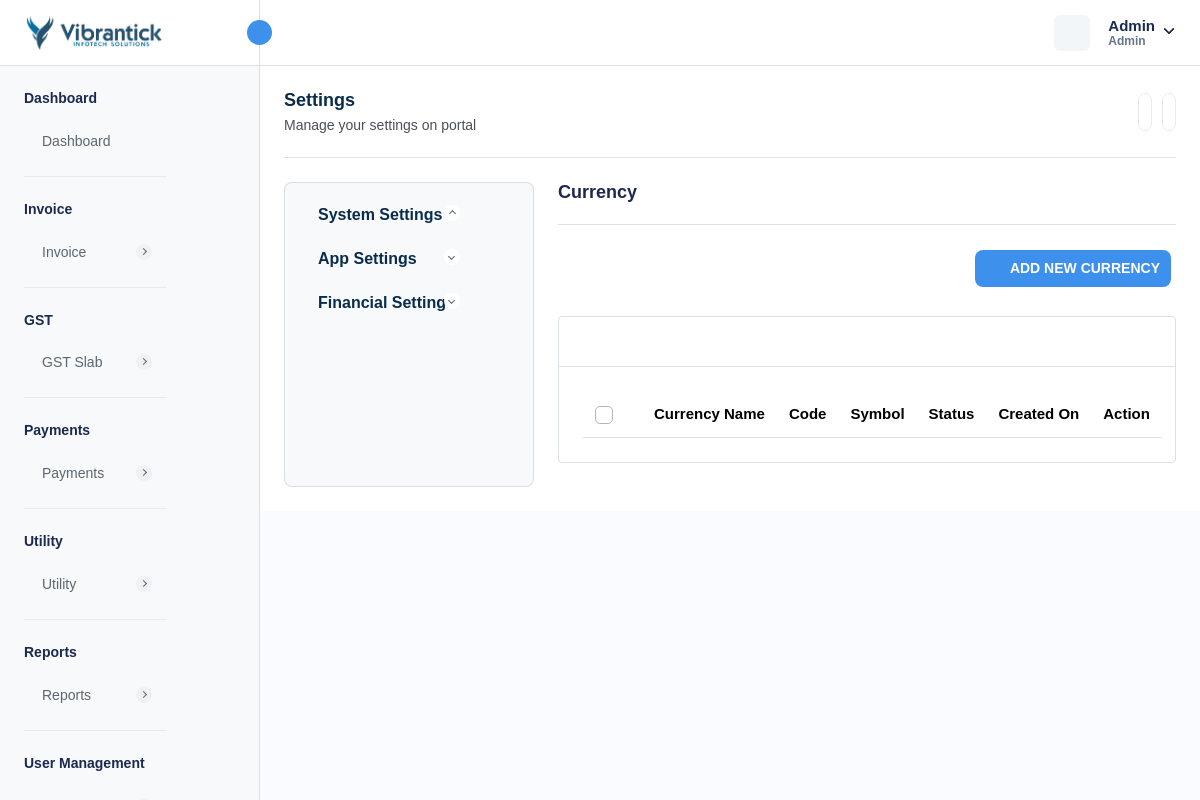
Before: /currency-settings.php (signed in) with the older database file.
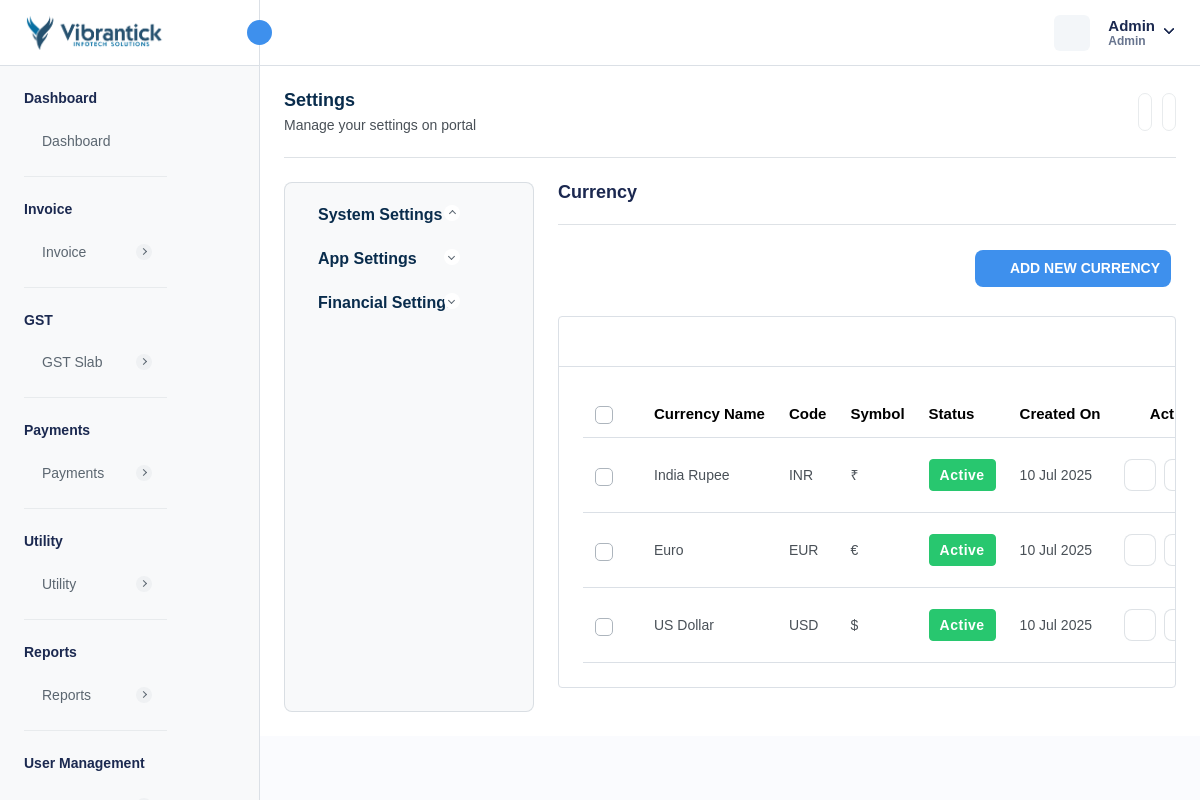
After: the same page with the newer database file.
### tables this page shows
CREATE TABLE `company_settings` (
  `company_id` int NOT NULL AUTO_INCREMENT,
  `company_name` varchar(255) DEFAULT NULL,
  `company_email` varchar(255) DEFAULT NULL,
  `company_phone` varchar(20) DEFAULT NULL,
  `company_website` varchar(255) DEFAULT NULL,
  `company_logo` varchar(255) DEFAULT NULL,
  `favicon` varchar(255) DEFAULT NULL,
  `address` text,
  `country` varchar(100) DEFAULT NULL,
  `state` varchar(100) DEFAULT NULL,
  `city` varchar(100) DEFAULT NULL,
  `postal_code` varchar(20) DEFAULT NULL,
  `created_at` timestamp NULL DEFAULT CURRENT_TIMESTAMP,
  `updated_at` timestamp NULL DEFAULT CURRENT_TIMESTAMP ON UPDATE CURRENT_TIMESTAMP,
  PRIMARY KEY (`company_id`)
);

CREATE TABLE `currency` (
  `currency_id` int NOT NULL AUTO_INCREMENT,
  `currency_name` varchar(255) DEFAULT NULL,
  `currency_code` varchar(45) DEFAULT NULL,
  `currency_symbol` varchar(45) DEFAULT NULL,
  `currency_rate` decimal(10,2) DEFAULT NULL,
  `created_at` timestamp NULL DEFAULT CURRENT_TIMESTAMP,
  `updated_at` timestamp NULL DEFAULT NULL,
  `is_active` int DEFAULT '1',
  PRIMARY KEY (`currency_id`)
);

### currency-settings.php (the view, shortened to what the rows shown need)
<?php
require "./database/config.php";
try {
    $stmtFetch = $db->prepare("SELECT * FROM currency");
    $stmtFetch->execute();
    $currencies = $stmtFetch->get_result()->fetch_all(MYSQLI_ASSOC);
    $stmtFetchCompanySettings = $db->prepare("SELECT * FROM company_settings");
    $stmtFetchCompanySettings->execute();
    $companySettings = $stmtFetchCompanySettings->get_result()->fetch_array(MYSQLI_ASSOC);
} catch (Exception $e) {
    $_SESSION['error'] = $e->getMessage();
}
?>
<!DOCTYPE html>
<html lang="en">
<head>
    <link rel="stylesheet" href="assets/css/bootstrap.min.css">
    <link rel="stylesheet" href="assets/css/animate.css">
    <link rel="stylesheet" href="assets/plugins/select2/css/select2.min.css">
    <link rel="stylesheet" href="assets/plugins/summernote/summernote-bs4.min.css">
    <link rel="stylesheet" href="assets/css/bootstrap-datetimepicker.min.css">
    <link rel="stylesheet" href="assets/css/dataTables.bootstrap5.min.css">
    <link rel="stylesheet" href="assets/plugins/fontawesome/css/fontawesome.min.css">
    <link rel="stylesheet" href="assets/plugins/fontawesome/css/all.min.css">
    <link rel="stylesheet" href="assets/css/style.css">
    <link rel="stylesheet" href="https://cdn.jsdelivr.net/npm/notyf@3/notyf.min.css" />
</head>
<body>
    <div class="main-wrapper">
        <div class="header">
            <?php require_once("header.php"); ?>
        </div>
        <div class="page-wrapper">
            <div class="content settings-content">
                <div class="row">
                    <div class="col-xl-12">
                        <div class="settings-wrapper d-flex">
                            <div class="settings-page-wrap w-50">
                                <div class="row">
                                    <div class="col-lg-12">
                                        <div class="card table-list-card">
                                            <div class="card-body">
                                                <div class="table-responsive">
                                                    <table class="table datanew">
                                                        <thead>
                                                            <tr>
                                                                <th class="no-sort">
                                                                    <label class="checkboxs">
                                                                        <span class="checkmarks"></span>
                                                                    </label>
                                                                </th>
                                                                <th>Currency Name</th>
                                                                <th>Code </th>
                                                                <th>Symbol</th>
                                                                <th>Status</th>
                                                                <th>Created On</th>
                                                                <th class="no-sort text-end">Action</th>
                                                            </tr>
                                                        </thead>
                                                        <tbody>
                                                            <?php foreach ($currencies as $currency) { ?>
                                                                <tr>
                                                                    <td>
                                                                        <label class="checkboxs">
                                                                            <span class="checkmarks"></span>
                                                                        </label>
                                                                    </td>
                                                                    <td>
                                                                        <?= $currency['currency_name'] ?>
                                                                    </td>
                                                                    <td>
                                                                        <?= $currency['currency_code'] ?>
                                                                    </td>
                                                                    <td>
                                                                        <?= $currency['currency_symbol'] ?>
                                                                    </td>
                                                                    <td>
                                                                        <?php if ($currency['is_active'] == 1) { ?>
                                                                            <span
                                                                                class="badge badge-lg bg-success">Active</span>
                                                                        <?php } else { ?>
                                                                            <span
                                                                                class="badge badge-lg bg-danger">Inactive</span>
                                                                        <?php } ?>
                                                                    </td>
                                                                    <td><?php $date = new DateTime($currency['created_at']);
                                                                    echo $date->format('d M Y') ?>
                                                                    </td>
                                                                    <td class="action-table-data justify-content-end">
                                                                        <div class="edit-delete-action">
                                                                            <a class="editButton me-2 p-2" href="#"
                                                                                data-currency-id="<?= $currency['currency_id'] ?>"
                                                                                data-currency-name="<?= $currency['currency_name'] ?>"
                                                                                data-currency-code="<?= $currency['currency_code'] ?>"
                                                                                data-currency-symbol="<?= $currency['currency_symbol'] ?>"
                                                                                data-currency-status="<?= $currency['is_active'] ?>"
                                                                                data-bs-toggle="modal"
                                                                                data-bs-target="#edit-currency">
                                                                                <i data-feather="edit"
                                                                                    class="feather-edit"></i>
                                                                            </a>
                                                                            <a class="deleteButton p-2"
                                                                                data-currency-id="<?= $currency['currency_id'] ?>"
                                                                                href="javascript:void(0);">
                                                                            </a>
                                                                        </div>
                                                                    </td>
                                                                </tr>
                                                            <?php } ?>
                                                        </tbody>
                                                    </table>
                                                </div>
                                            </div>
                                        </div>
                                    </div>
                                </div>
                            </div>
                        </div>
                    </div>
                </div>
            </div>
        </div>
    </div>
</body>
</html>

### header.php (shortened to what the rows shown need)
<div class="header">
    <div class="header-left active">
        <a href="admin-dashboard.php" class="logo logo-normal">
            <img src="<?= isset($companySettings['company_logo']) ? $companySettings['company_logo'] : "assets/img/logo/vis-logo.png" ?>" alt="" />
        </a>
    </div>
</div>

Changed rows visible on the page:
added currency: currency_name "India Rupee", currency_code "INR", currency_symbol "₹", is_active "Active", created_at "10 Jul 2025"
added currency: currency_name "Euro", currency_code "EUR", currency_symbol "€", is_active "Active", created_at "10 Jul 2025"
added currency: currency_name "US Dollar", currency_code "USD", currency_symbol "$", is_active "Active", created_at "10 Jul 2025"
